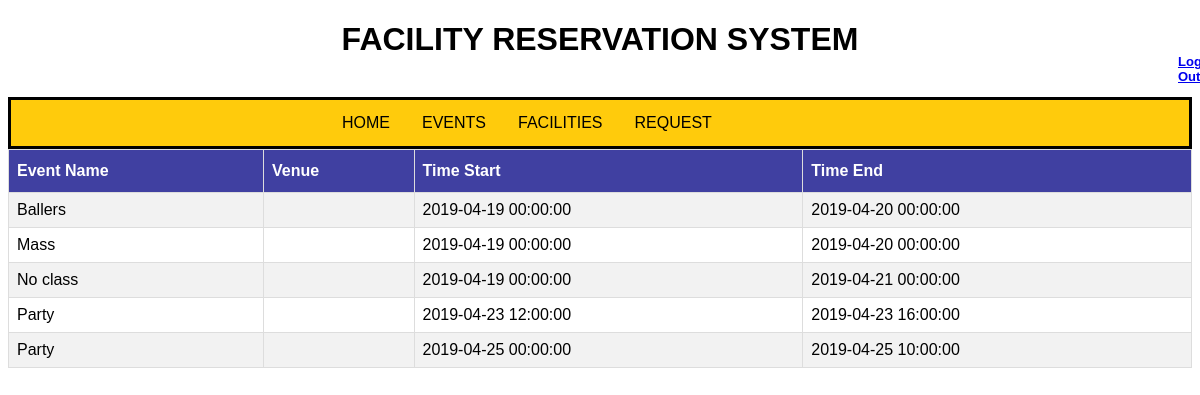
Screenshot of /php/event_page_office.php (signed in) with the database file from the repository.
### tables this page shows
CREATE TABLE `reservation` (
  `resID` int(100) NOT NULL,
  `user_ID` int(11) NOT NULL,
  `title` varchar(255) NOT NULL,
  `Venue` varchar(100) NOT NULL,
  `start_event` datetime NOT NULL,
  `end_event` datetime NOT NULL,
  `status` varchar(100) NOT NULL DEFAULT 'Pending'
);

### php/event_page_office.php (the view, shortened to what this page needs)
<?php
  include('session.php');
?>
<!DOCTYPE html>
<html>
<head>
  <link rel="stylesheet" href="../stylesheet/style.css">
  <h1>FACILITY RESERVATION SYSTEM</h1>
  <h3><a href="logout.php" class="signup">Log Out</a></h3>
</head>
<body>
  <ul class="menu">
    <li class="home"><a href="../pages/office/home_office.php" class="home">HOME</a></li>
    <li class="events"><a href="event_page_office.php" class="events">EVENTS</a></li>
    <li class="faci"><a href="list_facilities_office.php" class="faci">FACILITIES</a></li>
    <li class="req"><a href="list_of_requests_office.php" class="req">REQUEST</a></li>
  </ul>
  <table id="customers">
      <tr>
        <th>Event Name</th>
        <th>Venue</th>
        <th>Time Start</th>
        <th>Time End</th>
      </tr>
  <?php
    $sql = "SELECT * FROM reservation WHERE status LIKE 'Approved'";
    $result = $conn-> query($sql);
    if ($result-> num_rows > 0){
      while ($row = $result-> fetch_assoc()){
        echo "<tr>
            <td>" . $row["title"] . "</td>
            <td>" . $row["Venue"] . "</td>
            <td>"  . $row["start_event"] . "</td>
            <td>" . $row["end_event"] . "</td>
            </tr>";
      }
      echo "</table>";
    }else{
      echo "0 result";
    }
  ?>
  </body>
  </html>

### stylesheet/style.css (style rules this page uses)
h1 { text-align: center; }
h3 { margin-left: 1170px; font-size: 13px; margin-top:-26px; }
ul.menu { list-style-type: none; margin: 0px; padding: 0; overflow: hidden; background-color:#ffcb0c; border-style: solid; }
li.home { float: left; margin-right: -450px; margin-left: 315px; }
li.events { float: left; margin-right: -450px; margin-left: 395px; }
li.faci { float: left; margin-right: -450px; margin-left: 450px; }
li.req { float: left; margin-right: -450px; margin-left: 450px; }
li a.home { display: block; color: black; text-align: center; padding: 14px 16px; text-decoration: none; font-style: bold; }
li a.events { display: block; color: black; text-align: center; padding: 14px 16px; text-decoration: none; font-style: bold; }
li a.faci { display: block; color: black; text-align: center; padding: 14px 16px; text-decoration: none; font-style: bold; }
li a.req { display: block; color: black; text-align: center; padding: 14px 16px; text-decoration: none; font-style: bold; }
body { font-family: Arial, Helvetica, sans-serif; }
#customers { font-family: "Trebuchet MS", Arial, Helvetica, sans-serif; border-collapse: collapse; width: 100%; }
#customers td, #customers th { border: 1px solid #ddd; padding: 8px; }
#customers tr:nth-child(even) { background-color: #f2f2f2; }
#customers th { padding-top: 12px; padding-bottom: 12px; text-align: left; background-color: #4040a1; color: white; }

### rows the page displays
reservation: title "Ballers", start_event "2019-04-19 00:00:00", end_event "2019-04-20 00:00:00"
reservation: title "Mass", start_event "2019-04-19 00:00:00", end_event "2019-04-20 00:00:00"
reservation: title "No class", start_event "2019-04-19 00:00:00", end_event "2019-04-21 00:00:00"
reservation: title "Party", start_event "2019-04-23 12:00:00", end_event "2019-04-23 16:00:00"
reservation: title "Party", start_event "2019-04-25 00:00:00", end_event "2019-04-25 10:00:00"
